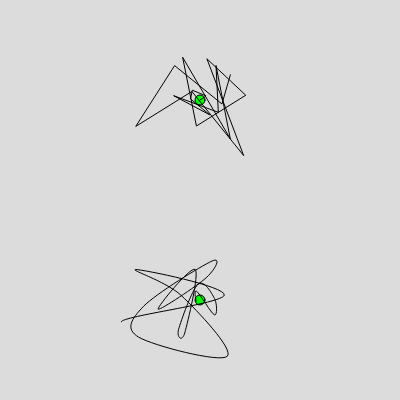
Frame 1 (no input)
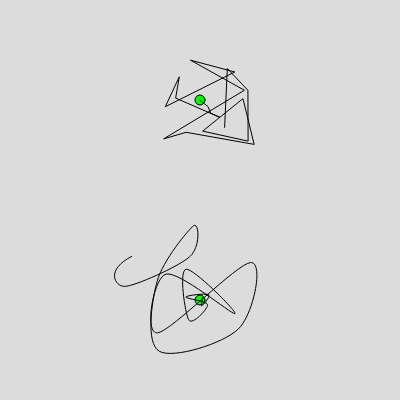
Frame 2 (the mouse pressed at the canvas centre, redrawn once)

The p5.js sketch that drew these frames (run headless with seeded random() and noise() and a simulated clock; the mouse was pressed at the canvas centre and the sketch redrawn once):

// p5.js sketch
// ── sketch.js
//https://p5js.org/learn/curves.html

function setup() {
  createCanvas(400, 400);
}

function draw() {
  background(220);
  
  //x and y position to translate to, and third param is numVertices
  drawScribble(width/2,height/2-100,20);
  
   //x and y position to translate to, and third param is numVertices
  drawCurvyScribble(width/2,height/2+100,20);
  
  noLoop();
}

function mousePressed(){
  loop();
}

//vertex is not smooth
function drawScribble(ox,oy,vertNum)
{
  let spacing = 5;
  
  push();
  
  translate(ox,oy);
  
  fill(0,255,0);
  circle(0,0,10);//origin after translate at 0,0
  
  noFill();
  beginShape();
  for (let vn = 0; vn < vertNum; vn++) {
    
    let vX = vn*random(-spacing,spacing);
    let vY = vn*random(-spacing,spacing);
    
    //vertex in shape
    vertex(vX,vY);
    
    //visualise vertex point 
    //don't do this best to do another loop than draw inside the begin shape
    // circle(vX,vY,5);
  }
  endShape();
  
  pop();
}


//Using curveVertex for a smooth wave
function drawCurvyScribble(ox,oy,vertNum)
{
  let spacing = 5;
  
    
  push();
  
  translate(ox,oy);
  
  fill(0,255,0);
  circle(0,0,10);//origin after translate at 0,0
  
  
  noFill();
  beginShape();
  for (let vn = 0; vn < vertNum; vn++) {
    
    let vX = vn*random(-spacing,spacing);
    let vY = vn*random(-spacing,spacing);
    
    //the first & last curve vertex in this loop is acting at the control point for end of line
    
    //curve vertex in shape
    curveVertex(vX,vY);
     
    //visualise vertex point 
    //don't do this best to do another loop than draw inside the begin shape
    // circle(vX,vY,5);
    
  }
  endShape();
  
  pop();
}
